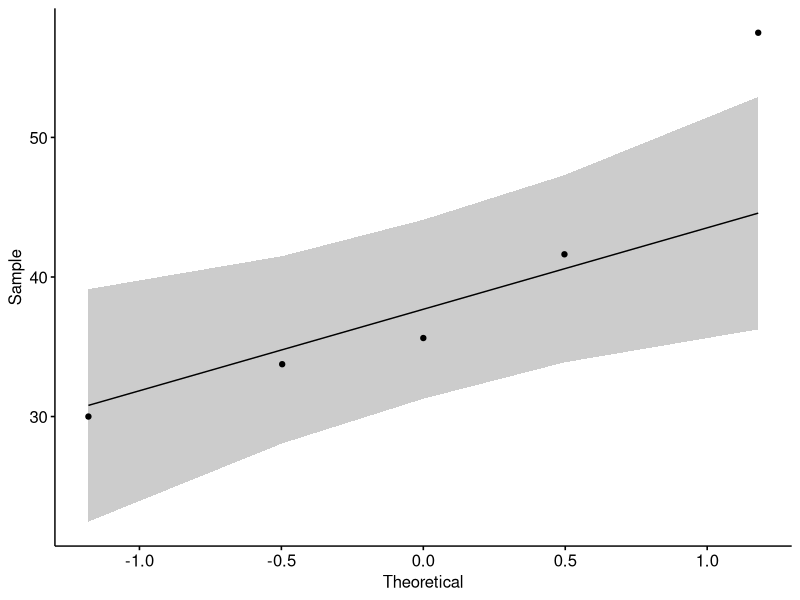
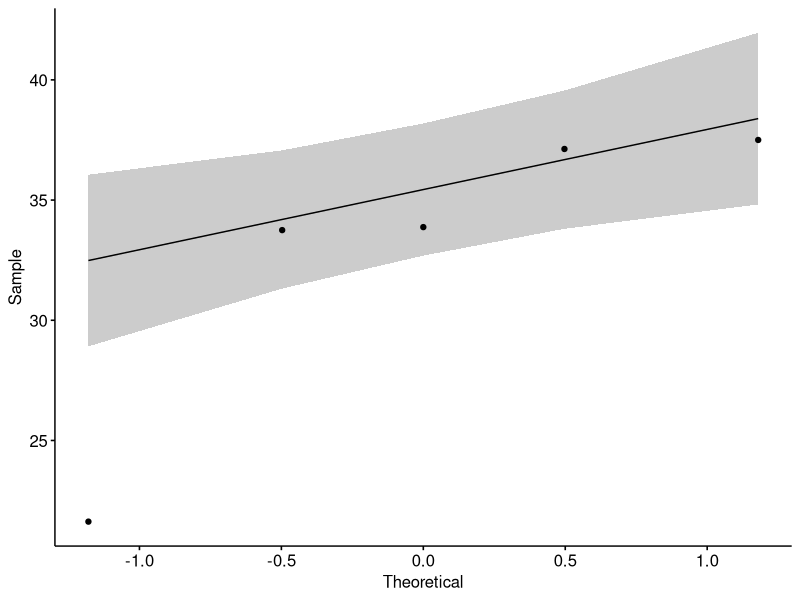
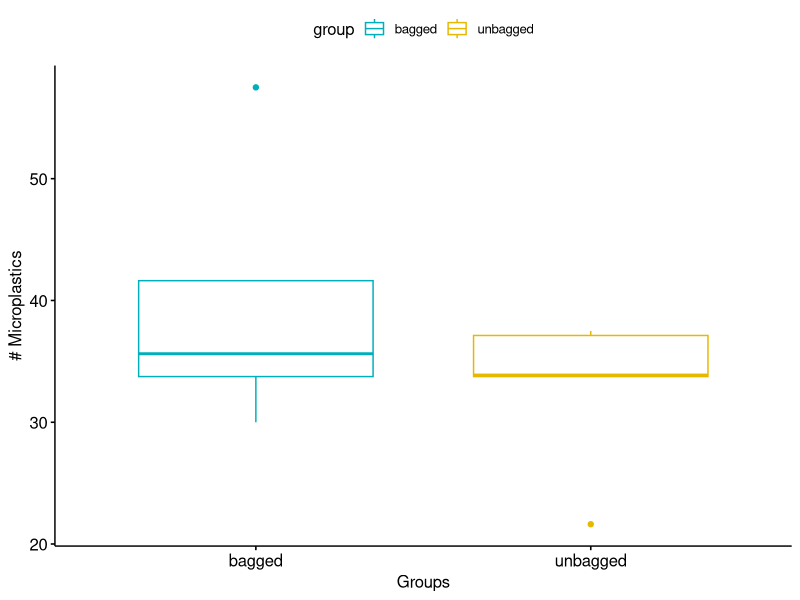

R code for these plots, in order: (Note: this script raises an error after producing the figures.)
## ---- chunk 1
knitr::opts_chunk$set(echo = TRUE)
## ---- chunk 2
knitr::opts_chunk$set(message=FALSE, warning=FALSE, fig.height=4, fig.width=5, fig.align="center")
# Data in two numeric vectors
# ++++++++++++++++++++++++++
# Microplastics in Bagged Lettuce
bagged <-c(57.500, 41.625, 35.625, 30.000, 33.750)
# Microplastics in Unbagged Lettuce
unbagged <-c(21.625, 37.125, 33.875, 37.5000, 33.750)
# Create a data frame
bagged_unbagged <- data.frame(group = rep(c("bagged", "unbagged"), each = 5), microplastics = c(bagged,  unbagged))
## ---- chunk 3
knitr::opts_chunk$set(message=FALSE, warning=FALSE, fig.height=4, fig.width=5, fig.align="center")
##Q-Q Plot Bagged
library("ggpubr")
ggqqplot(bagged)
## ---- chunk 4
##Shapiro-Wilk normality test Bagged
shapiro.test(bagged)
## ---- chunk 5
knitr::opts_chunk$set(message=FALSE, warning=FALSE, fig.height=4, fig.width=5, fig.align="center")
##Q-Q Plot Unbagged
library("ggpubr")
ggqqplot(unbagged)
## ---- chunk 6
##Shapiro-Wilk normality test Unbagged
shapiro.test(unbagged)
## ---- chunk 7
knitr::opts_chunk$set(message=FALSE, warning=FALSE, fig.height=4, fig.width=5, fig.align="center")
##Box Plot
library("ggpubr")
ggboxplot(bagged_unbagged, x = "group", y = "microplastics", 
          color = "group", palette = c("#00AFBB", "#E7B800"),
          order = c("bagged", "unbagged"),
          ylab = "# Microplastics", xlab = "Groups")
## ---- chunk 8
knitr::opts_chunk$set(message=FALSE, warning=FALSE, fig.height=4, fig.width=5, fig.align="center")
#Table
library("dplyr")
group_by(bagged_unbagged, group) %>%
  summarise(
    count = n(),
    median = median(microplastics, na.rm = TRUE),
    IQR = IQR(microplastics, na.rm = TRUE))
## ---- chunk 9
knitr::opts_chunk$set(message=FALSE, warning=FALSE, fig.height=4, fig.width=5, fig.align="center")
#Paired Samples Wilcoxon Test
wilcox.test(microplastics ~ group, data = bagged_unbagged, paired = TRUE)
#Paired Samples T-Test
t.test(bagged, unbagged, var.equal = TRUE)
